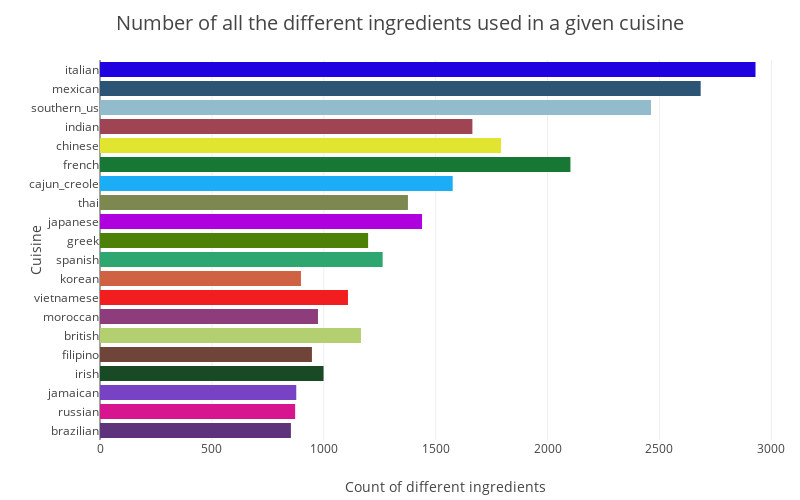

This figure's notebook cell:
### Code cell
# Vizualize the results
trace = go.Bar(
            x=[i[1] for i in cuisineallingr],
            y= [i[0] for i in cuisineallingr],
            orientation = 'h',marker = dict(color = random_colours(20),
))
layout = go.Layout(
    xaxis = dict(title= 'Count of different ingredients', ),
    yaxis = dict(title='Cuisine',),
    title= 'Number of all the different ingredients used in a given cuisine', titlefont = dict(size = 20),
    margin=dict(l=100,r=10,b=60,t=60),
    width=800, height=500, 
)
data = [trace]
fig = go.Figure(data=data, layout=layout)
iplot(fig, filename='horizontal-bar')

### Figure 1 — Plotly figure (JSON) as saved in the notebook; plotly's stock layout.template omitted (floating-point values rounded to 4 significant figures)
{"data": [{"marker": {"color": ["#5F337C", "#D6158F", "#7842C4", "#174A25", "#6F4539", "#B3CF6F", "#8D3D7C", "#F11D1F", "#D06244", "#2EA66F", "#4D8007", "#AF00DE", "#7D8851", "#1BADF5", "#167834", "#E2E52F", "#9E4452", "#92BBCC", "#2C5474", "#2002E0"]}, "orientation": "h", "type": "bar", "uid": "42bfe97e-c423-4492-a485-6bacb4015672", "x": [853, 872, 877, 999, 947, 1166, 974, 1108, 898, 1263, 1198, 1439, 1376, 1576, 2102, 1792, 1664, 2462, 2684, 2929], "y": ["brazilian", "russian", "jamaican", "irish", "filipino", "british", "moroccan", "vietnamese", "korean", "spanish", "greek", "japanese", "thai", "cajun_creole", "french", "chinese", "indian", "southern_us", "mexican", "italian"]}], "layout": {"height": 500, "margin": {"b": 60, "l": 100, "r": 10, "t": 60}, "title": {"font": {"size": 20}, "text": "Number of all the different ingredients used in a given cuisine"}, "width": 800, "xaxis": {"title": {"text": "Count of different ingredients"}}, "yaxis": {"title": {"text": "Cuisine"}}}}
